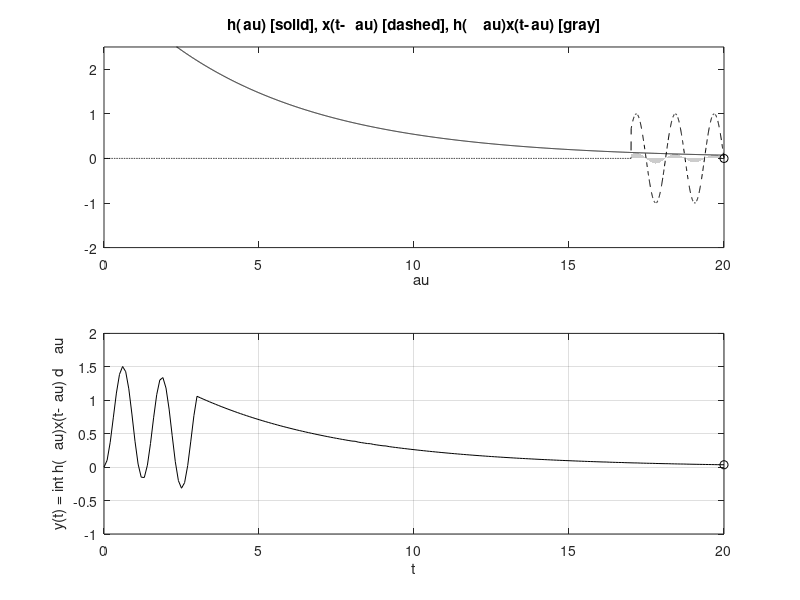

This figure's MATLAB source:
u = @(t) 1.0.* (t>=0);

% From text x(t)

x = @(t) sin(5*t).*(u(t) - u(t-3));

% Shorten each impulse response function 
%h2 from 0 to 20

h = @(t) 4*exp(-t/5).*(u(t)-u(t-20));


dtau = 0.005; 
tau = 0:dtau:20;
ti = 0; 
tvec = 0:.1:20;
y = NaN*zeros(1,length(tvec));
% Pre-allocate memory


for t = tvec,
    ti = ti+1; % Time index
    xh = x(t-tau).*h(tau); lxh = length(xh);
    y(ti) = sum(xh.*dtau); % Trapezoidal approximation of convolution integral
    subplot(2,1,1),plot(tau,h(tau),"k-",tau,x(t-tau),"k--",t,0,"ok");
    axis([tau(1) tau(end) -2.0 2.5]);
    patch([tau(1:end-1);tau(1:end-1);tau(2:end);tau(2:end)],...
    [zeros(1,lxh-1);xh(1:end-1);xh(2:end);zeros(1,lxh-1)],...
    [.8 .8 .8],"edgecolo","none");
    xlabel("\tau"); title("h(\tau) [solid], x(t-\tau) [dashed], h(\tau)x(t-\tau) [gray]");
    c = get(gca,"children"); set(gca,"children",[c(2);c(3);c(4);c(1)]);
    subplot(2,1,2),plot(tvec,y,"k",tvec(ti),y(ti),"ok");
    xlabel("t"); ylabel("y(t) = \int h(\tau)x(t-\tau) d\tau");
    axis([tau(1) tau(end) -1.0 2.0]); grid;
    drawnow; 

    %or use pause to manuallly step through the vonvlutions process

end
